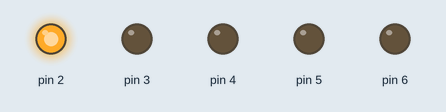
A sketch run on a simulated Arduino Uno, built with avr-gcc and run on an emulated ATmega328P. On the bench: output pins drawn as LEDs (lit = HIGH).

Above: at 0.05 s.
At 0.65 s:
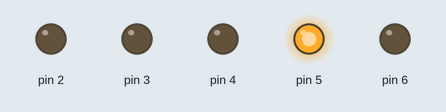
At 1.15 s:
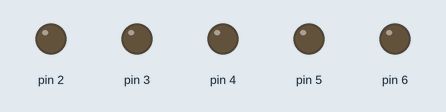
At 2.25 s:
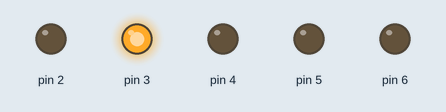
At 3.05 s:
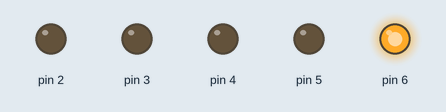
At 4.45 s:
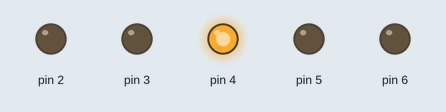
Timing chart, 0 to 4.8 s (numbered marks = the images above):
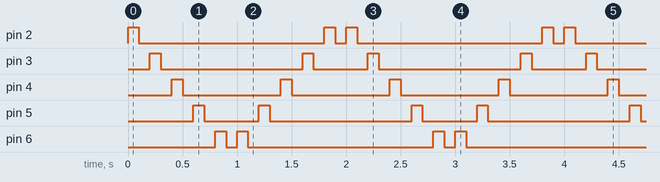

Measured:
- by itself, pin 2: repeats every 2.0 s: LOW 1.7 s, HIGH 0.10 s, LOW 0.10 s, HIGH 0.10 s
- by itself, pin 3: repeats every 2.0 s: LOW 1.3 s, HIGH 0.10 s, LOW 0.50 s, HIGH 0.10 s
- by itself, pin 4: alternates HIGH for 0.10 s and LOW for 0.90 s
- by itself, pin 5: repeats every 2.0 s: LOW 0.50 s, HIGH 0.10 s, LOW 1.3 s, HIGH 0.10 s
- by itself, pin 6: repeats every 2.0 s: LOW 0.10 s, HIGH 0.10 s, LOW 1.7 s, HIGH 0.10 s

The sketch:

sketch_dec3a.ino
```cpp
void setup()
{
  for(int sayac=2; sayac<=6; sayac++)
  {
    pinMode(sayac,OUTPUT);

  }
}

void loop()
{
  for(int sayac=2; sayac<=6; sayac++)
  {
  digitalWrite(sayac, HIGH);
  delay(100); // Wait for 1000 millisecond(s)
  digitalWrite(sayac, LOW);
  delay(100); // Wait for 1000 millisecond(s)
  }
  for(int sayac=6; sayac>=2; sayac--)
  {
  digitalWrite(sayac, HIGH);
  delay(100); // Wait for 1000 millisecond(s)
  digitalWrite(sayac, LOW);
  delay(100); // Wait for 1000 millisecond(s)
  }
}
```
